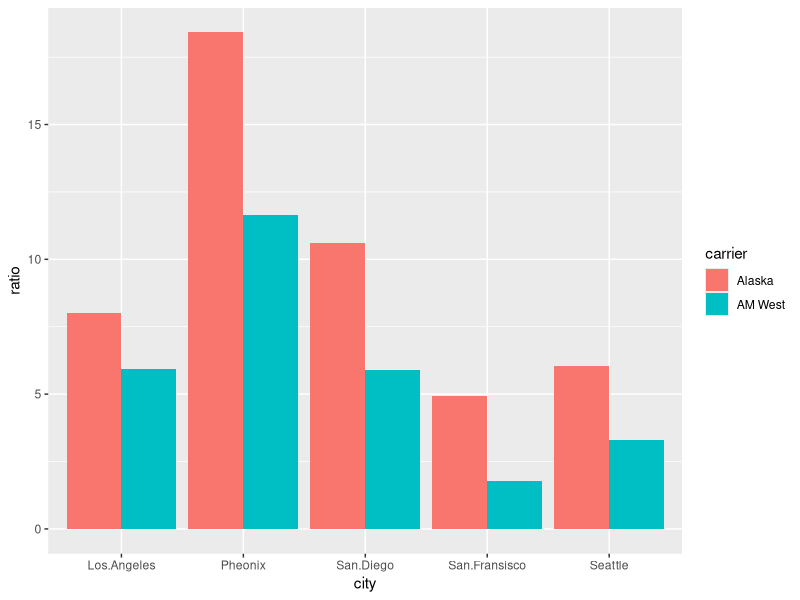

Recreate this plot in R.
## ---- chunk 1
knitr::opts_chunk$set(echo = TRUE)
## ---- chunk 2
library(tidyverse)
## ---- chunk 3
data <- read.csv('Assignment4.csv', stringsAsFactors = F) %>% 
        rename(carrier=X, flight.status=X.1) %>% 
        as_tibble()
data
## ---- chunk 4
#add airline name to column 1
data[c(2,5),1] <- c('Alaska','AM West')

# make tidy by putting into long format, and remove blank rows
data.tidy <- data %>% 
            gather(city, count, 3:7) %>% 
            filter(!is.na(count)) %>% 
            spread(flight.status,count) 
data.tidy

## ---- chunk 5
data.tidy %>% 
  mutate(ratio = `on time`/`delayed`) %>% 
  ggplot(aes(x=city,y=ratio,fill=carrier)) + 
        geom_bar(stat='identity',position = 'dodge')

